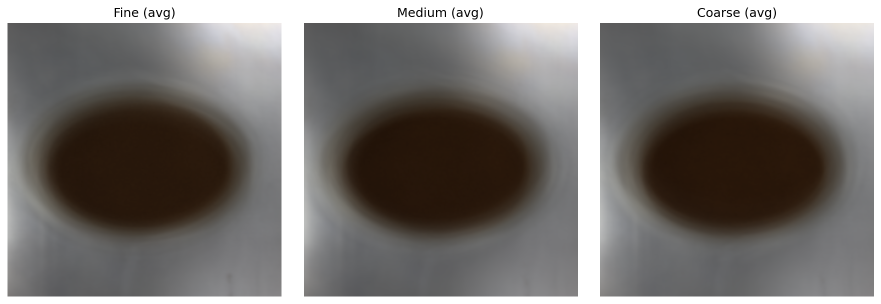
#> input picture eda_average_images.png, 1762 x 608 px (shown at 1/2 size)
$ python -i image_ops.py   (imports and definitions only)
#> lines starting #> are read from the running program, lines starting #| are printed output that depends on the picture; after the words box and inside, x2 and y2 are one past the last pixel; in counts of white or black regions, pixels touching at a corner belong together
#> further down, picture is the input picture: PIL image 1762x608 RGBA; mean R, G, B, A 121.8, 118, 115.1, 255
"""Image cropping utilities for segmented coffee grain images."""

from __future__ import annotations

import numpy as np
from PIL import Image


def image_active_fraction(image: Image.Image, *, threshold: int = 8) -> float:
    """Share of pixels with max channel above ``threshold``."""

    arr = np.asarray(image.convert("RGB"))
    return float((arr.max(axis=2) > threshold).mean())


def is_degenerate_image(
    image: Image.Image,
    *,
    threshold: int = 8,
    min_active_fraction: float = 0.005,
) -> bool:
    """True if the image is empty or has almost no foreground."""

    arr = np.asarray(image.convert("RGB"))
    if arr.max() == 0:
        return True
    return image_active_fraction(image, threshold=threshold) < min_active_fraction


def nonzero_bounding_box(
    image: Image.Image,
    *,
    threshold: int = 8,
) -> tuple[int, int, int, int]:
    """Return ``(left, upper, right, lower)`` for pixels above ``threshold``."""
#> called with threshold = 8

    arr = np.asarray(image.convert("RGB"))
    active = arr.max(axis=2) > threshold
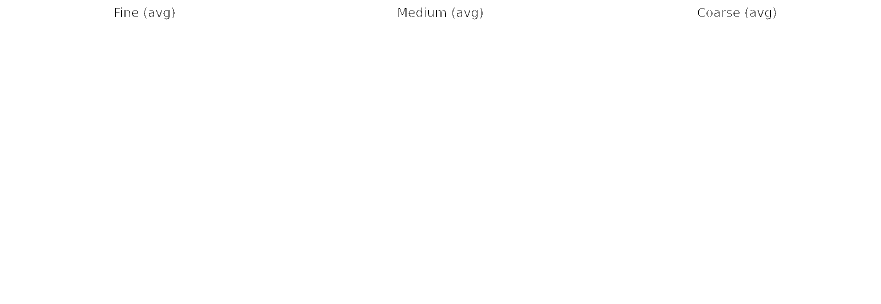
#> active: shape (608, 1762) bool (shown at 1/2 size); 99.9% white; black in thin lines or dots, all inside (x1, y1, x2, y2) = (230, 15, 1552, 39)
    ys, xs = np.where(active)
    if ys.size == 0:
        w, h = image.size
        return 0, 0, w, h
    left = int(xs.min())
#> left = 0
    upper = int(ys.min())
#> upper = 0
    right = int(xs.max()) + 1
#> right = 1762
    lower = int(ys.max()) + 1
#> lower = 608
    return left, upper, right, lower


class MaskBoundingBoxCrop:
    """Crop to the grain-region bounding box, then resize to a square.

    Intended for background-masked (segmented) images where inactive pixels are
    near-black. Falls back to a centered square crop when no foreground is found.
    """

    def __init__(
        self,
        size: int = 224,
        padding_ratio: float = 0.05,
        threshold: int = 8,
    ):
        self.size = int(size)
        self.padding_ratio = float(padding_ratio)
        self.threshold = int(threshold)

    def __call__(self, image: Image.Image) -> Image.Image:
        image = image.convert("RGB")
        left, upper, right, lower = nonzero_bounding_box(image, threshold=self.threshold)
#> left = 0; upper = 0; right = 1762; lower = 608
        width, height = image.size
#> width = 1762; height = 608

        box_w = right - left
#> box_w = 1762
        box_h = lower - upper
#> box_h = 608
        if box_w < 2 or box_h < 2:
            side = min(width, height)
            left = (width - side) // 2
            upper = (height - side) // 2
            right, lower = left + side, upper + side
        else:
            pad_x = int(box_w * self.padding_ratio)
#> pad_x = 88
            pad_y = int(box_h * self.padding_ratio)
#> pad_y = 30
            left = max(0, left - pad_x)
            upper = max(0, upper - pad_y)
            right = min(width, right + pad_x)
            lower = min(height, lower + pad_y)

        cropped = image.crop((left, upper, right, lower))
        return cropped.resize((self.size, self.size), resample=Image.Resampling.BICUBIC)
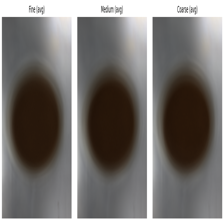
#> returned value: PIL image 224x224 RGB; mean R, G, B 121.7, 117.9, 115

>>> from PIL import Image
>>> picture = Image.open('../eda_average_images.png')
>>> result = MaskBoundingBoxCrop()(picture)
